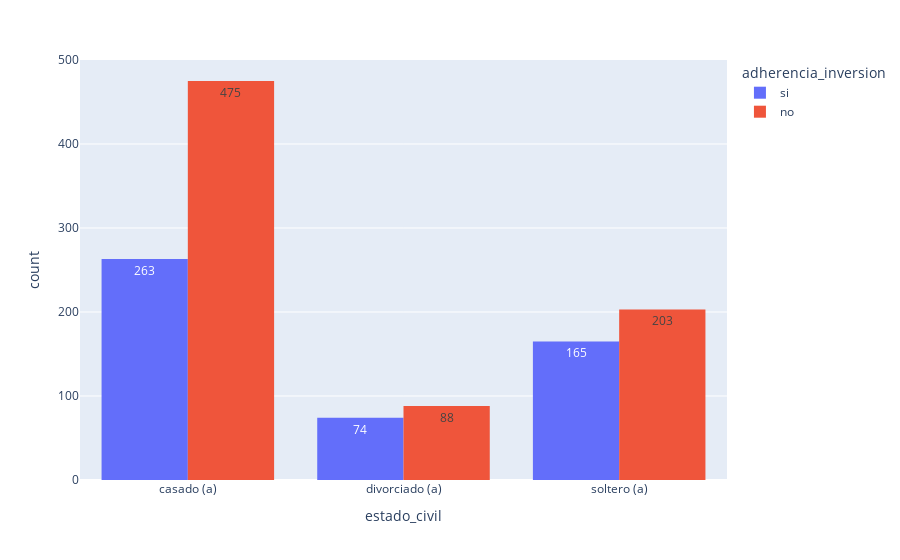

Write notebook code for a chart like this one.
### Code cell
px.histogram(datos,x='estado_civil',text_auto=True,color='adherencia_inversion',barmode='group')

### Figure 1 — Plotly figure (JSON) as saved in the notebook; plotly's stock layout.template omitted (floating-point values rounded to 4 significant figures; data arrays with more than 128 entries replaced by an {"elided": "..."} marker saying what was removed)
{"data": [{"alignmentgroup": "True", "bingroup": "x", "hovertemplate": "adherencia_inversion=si<br>estado_civil=%{x}<br>count=%{y}<extra></extra>", "legendgroup": "si", "marker": {"color": "#636efa", "pattern": {"shape": ""}}, "name": "si", "offsetgroup": "si", "orientation": "v", "showlegend": true, "texttemplate": "%{value}", "type": "histogram", "x": {"elided": "502 str values"}, "xaxis": "x", "yaxis": "y"}, {"alignmentgroup": "True", "bingroup": "x", "hovertemplate": "adherencia_inversion=no<br>estado_civil=%{x}<br>count=%{y}<extra></extra>", "legendgroup": "no", "marker": {"color": "#EF553B", "pattern": {"shape": ""}}, "name": "no", "offsetgroup": "no", "orientation": "v", "showlegend": true, "texttemplate": "%{value}", "type": "histogram", "x": {"elided": "766 str values"}, "xaxis": "x", "yaxis": "y"}], "layout": {"barmode": "group", "legend": {"title": {"text": "adherencia_inversion"}, "tracegroupgap": 0}, "margin": {"t": 60}, "xaxis": {"anchor": "y", "domain": [0, 1], "title": {"text": "estado_civil"}}, "yaxis": {"anchor": "x", "domain": [0, 1], "title": {"text": "count"}}}}
